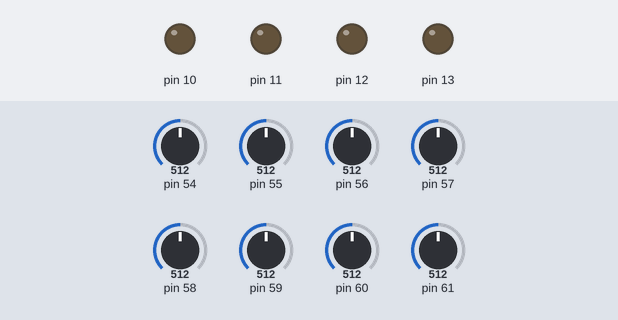
Bench run of a sketch on a simulated Arduino Uno, built for the host (arithmetic inside an expression is 32-bit, double 64-bit). On the bench: output pins drawn as LEDs (lit = HIGH). The test bench sets the inputs (shaded band); at power-on: pin 54 = 512, pin 55 = 512, pin 60 = 512, pin 56 = 512, pin 57 = 512, pin 58 = 512, pin 59 = 512, pin 61 = 512. What the sketch prints to the serial monitor is not drawn.

Above: at 3.8 s.
3.9 s: pin 54 set to 208
5.4 s: pin 54 set to 183
At 6.6 s:
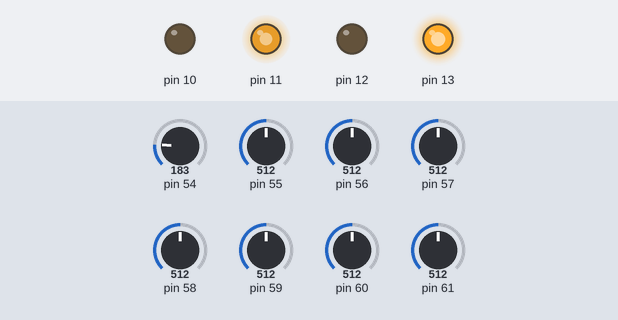
6.9 s: pin 55 set to 217
8.4 s: pin 55 set to 188
At 9.0 s:
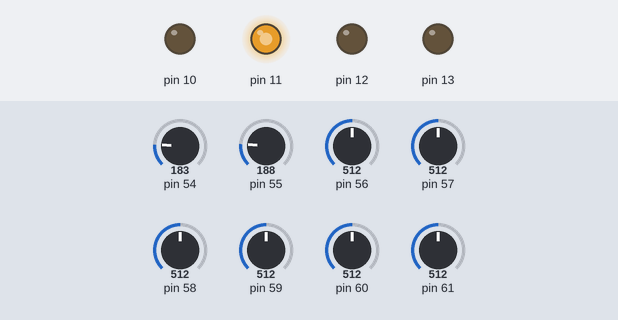
9.9 s: pin 55 set to 210
At 11.1 s:
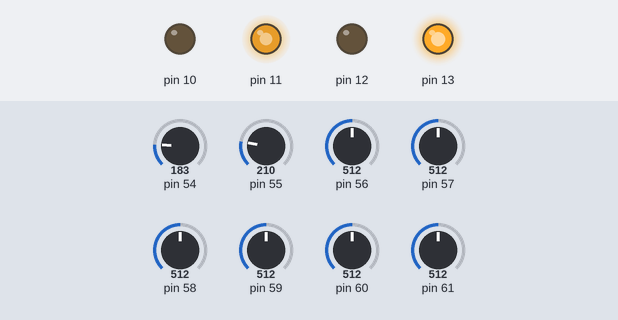
11.4 s: pin 60 set to 217
12.9 s: pin 60 set to 183
At 13.7 s:
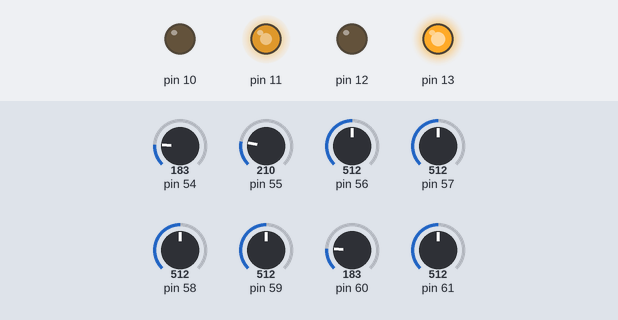
Timing chart, 0 to 15.4 s (numbered marks = the images above; inputs shaded):
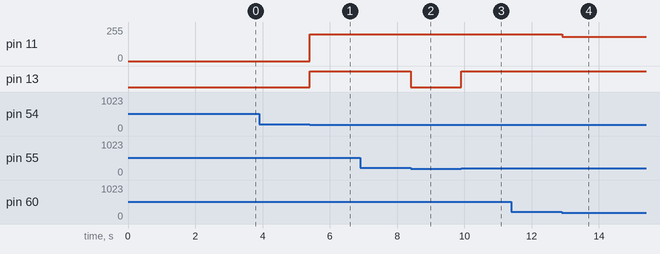

The sketch:

PDFollower.ino
```cpp
#include "LineFollower.h"
#include <SoftwareSerial.h>


using namespace pdlf;

byte s[] = { 54, 55, 56, 57, 58, 59, 60, 61 };
byte lm[] = { 11, 10 };
byte rm[] = { 13, 12 };
//Put m for mega
// and u for uno
char mcu = 'm';

Robot robot(lm, rm, s, 8 , mcu);

void setup()
{
	Serial.begin(9600);
	robot.printAnalog();
	//robot.initializeComponents();
	robot.updateWeightedValue();
	robot.generateWeight(8);
	robot.printWeight();
	robot.printDigital();
	robot.printWeightedValue();

}

void loop()
{
	/*
	Serial.println("----------------------");
	robot.printWeightedValue();
	Serial.println("\n--------------------");
	Serial.println();
	Serial.println();
	Serial.println(robot.weightedValueSum());
	*/
	//robot.pidLineFollow();
	//analogWrite(lm[0], 150);
	//analogWrite(lm[1], 0);
	//analogWrite(rm[0], 150);
	//analogWrite(rm[1], 0);
/// Setting constants on the go
        if (robot.bluetooth->available()){
          float kp = robot.bluetooth->parseFloat();
          float kd = robot.bluetooth->parseFloat();

          robot.setKd(kd);
          robot.setKp(kp);
        }

	robot.pdLineFollow();

}
```

LineFollower.cpp
```cpp
#include "LineFollower.h"

//Setting inverted logic false
bool pdlf::Robot::inverted_logic = false;

//Setting the default threshold value

size_t pdlf::Robot::THRESHOLD = 200;

//Setting global speed

int pdlf::Robot::global_speed = 200; //was 150

//Initializing components
void pdlf::Robot::initializeComponents(void)
{
	for (int i = 0; i < sensor_number; i++){
		pinMode(sensor_pin[i], INPUT);
	}

	for (int i = 0; i < 2; i++){
		pinMode(left_motor[i], OUTPUT);
		pinMode(right_motor[i], OUTPUT);
	}
}

//Returns number of sensor
byte pdlf::Robot::sensorNumber(void) const
{
	return Robot::sensor_number;
}

//Robot constructor
pdlf::Robot::Robot(byte *lm, byte *rm, byte *s, byte num_sensor, char mcu)
{
	//Setting motor pins
	for (int i = 0; i < 2; i++){
		left_motor[i] = lm[i];
		right_motor[i] = rm[i];
	}

	if (mcu == 'u' && num_sensor > 6) sensor_number = 6;
	if (mcu == 'm' && num_sensor > 16) sensor_number = 16;

	sensor_number = num_sensor;

	//Allocating memory
	sensor_pin = new byte[sensor_number];
	weight = new int[sensor_number];
	s_analog_reading = new int[sensor_number];
	s_digital_reading = new byte[sensor_number];
	weighted_value = new int[sensor_number];

	for (int i = 0; i < sensor_number; i++){
		sensor_pin[i] = s[i];
	}

	initializeComponents();

	error = 0;


	kd = 1.0; //was 0
	kp = 18.0; //was 10

  //Initializing bluetooth
  bluetooth = new SoftwareSerial(50, 51);
  bluetooth->begin(9600);
  bluetooth->println("Begin Transmission");
  Serial.begin(9600);
}

void pdlf::Robot::run(int left_speed, int right_speed, Robot::dir left_dir, Robot::dir right_dir)
{
	if (left_dir == Forward && right_dir == Forward){
		analogWrite(left_motor[0], left_speed);
		analogWrite(left_motor[1], 0);
		analogWrite(right_motor[0], right_speed);
		analogWrite(right_motor[1], 0);
	}

	else if (left_dir == Backward && right_dir == Backward){
		analogWrite(left_motor[0], 0);
		analogWrite(left_motor[1], left_speed);
		analogWrite(right_motor[0], 0);
		analogWrite(right_motor[1], right_speed);
	}

	else run(Nowhere);
}

void pdlf::Robot::run(int left_speed, int right_speed, dir direction){
	if (direction == Clockwise){
		analogWrite(left_motor[0], left_speed);
		analogWrite(left_motor[1], 0);
		analogWrite(right_motor[0], 0);
		analogWrite(right_motor[1], right_speed);
	}
	else if (direction == AntiClockwise){
		analogWrite(left_motor[1], left_speed);
		analogWrite(left_motor[0], 0);
		analogWrite(right_motor[0], right_speed);
		analogWrite(right_motor[1], 0);
	}

	else if (direction == Right){
		analogWrite(left_motor[0], left_speed);
		analogWrite(left_motor[1], 0);
		analogWrite(right_motor[0], 0);
		analogWrite(right_motor[1], 0);
	}

	else if (direction == Left){
		analogWrite(left_motor[0], 0);
		analogWrite(left_motor[1], 0);
		analogWrite(right_motor[0], right_speed);
		analogWrite(right_motor[1], 0);
	}
	else if (direction == BackwardLeft){
		analogWrite(left_motor[0], 0);
		analogWrite(left_motor[1], left_speed);
		analogWrite(right_motor[0], 0);
		analogWrite(right_motor[1], 0);
	}

	else if (direction == BackwardRight){
		analogWrite(left_motor[0], 0);
		analogWrite(left_motor[1], 0);
		analogWrite(right_motor[0], 0);
		analogWrite(right_motor[1], right_speed);
	}

	else run(Nowhere);
}

void pdlf::Robot::run(dir direction){

	for (int i = 0; i < 2; i++){
		analogWrite(left_motor[i], 0);
		analogWrite(right_motor[i], 0);
	}

}

void pdlf::Robot::updateAnalogRead(void)
{
	for (int i = 0; i < sensor_number; i++){
		s_analog_reading[i] = analogRead(sensor_pin[i]);
	}
}

void pdlf::Robot::updateDigitalRead(void)
{
	updateAnalogRead();
	if (!inverted_logic){
		for (int i = 0; i < sensor_number; i++){
			if (s_analog_reading[i] > THRESHOLD) s_digital_reading[i] = 1;
			else s_digital_reading[i] = 0;
		}
	}
	else {
		for (int i = 0; i < sensor_number; i++){
			if (s_analog_reading[i] < THRESHOLD) s_digital_reading[i] = 1;
			else s_digital_reading[i] = 0;
		}
	}
}


void pdlf::Robot::printAnalog(byte short_del, int long_del){
	updateAnalogRead();
	Serial.println("************* SENSOR ANALOG VALUE BEGIN **********");
	for (int i = 0; i < sensor_number; i++){
		Serial.println("sensor [" + String(i) + "] = " + String(s_analog_reading[i]));
		delay(short_del);
	}
	Serial.println("\n ************* SENSOR ANALOG VALUE END*************");
	delay(long_del);
}

void pdlf::Robot::printDigital(byte del)
{
	updateDigitalRead();
	Serial.println("----------- begin ----------");
	for (int i = 0; i < sensor_number; i++) Serial.print(String(s_digital_reading[i]) + " ");
	Serial.println("\n----------- end ------------");
	delay(del);
}

void pdlf::Robot::generateWeight(int s){

	int n = int(floor(s / 2));
	Serial.println(n);
	if (s % 2 == 0){
		int index = 0;
		for (int i = -n; i < 0; i++, index++) weight[index] = i;
		for (int i = 1; i <= n; i++, ++index) weight[index] = i;
	}
	else if (s%2 != 0) {
		int index = 0;
		for (int i = -n; i <= 0; i++, index++) weight[index] = i;
		for (int i = 1; i <= n; i++, index++)
			weight[index] = i;
	}
}

void pdlf::Robot::printWeight(void)
{
	Serial.println("-------- weight begin ---------");
	for (int i = 0; i < sensor_number; i++){
		Serial.print(String(weight[i]) + " ");
	}
	Serial.println("\n ------- weight end ----------");
}

void pdlf::Robot::updateWeightedValue(void)
{
	updateDigitalRead();
	for (int i = 0; i < sensor_number; i++){
		weighted_value[i] = weight[i] * s_digital_reading[i];
	}
}

void pdlf::Robot::printWeightedValue(void)
{
	updateWeightedValue();
	Serial.println("-------- weighted value ------");
	for (int i = 0; i < sensor_number; i++){
		Serial.print(String(weighted_value[i]) + " ");
	}
	Serial.println("\n------ end weighted value ------");
}

int pdlf::Robot::weightedValueSum(void)
{
	updateWeightedValue();
	int x = 0;
	for (int i = 0; i < sensor_number; i++){
		x += weighted_value[i];
	}
	return x;
}

void pdlf::Robot::pdLineFollow(void)
{
	int perfect_value = 2;

	previous_error = error;
	error = perfect_value - weightedValueSum();

	int first_weighted_position = positionTracker();
	int second_weighted_position = positionTracker();

	if (first_weighted_position != second_weighted_position) bluetooth->println(second_weighted_position);

  //Added new lines to print weighted value to bluetooth
  //works but slow bluetooth->println(sum_of_weighted_value);

  //bluetooth->println(weightedValueSum());

	double add_value = kp * error + kd * (previous_error - error);

	//Data normalization
	if (add_value > global_speed) add_value = global_speed;
	if (add_value < -1 * global_speed) add_value = -1 * global_speed;

	if (add_value == 0.0) run(global_speed, global_speed, Forward, Forward);

	else if (add_value < 0.0){
		run(global_speed, global_speed + add_value, Forward, Forward);
	}

	else if (add_value > 0.0){
		run(global_speed - add_value, global_speed, Forward, Forward);
	}

  //Print stops to stop collecting data
    int count = 1;
	while (weightedValueSum() == 0){
    count--;
    if (count == 0){
      bluetooth->println("stop");
    }
		run(Nowhere);
	}

}

//Returns the numeric value of the position of the sensor array and hence position of the robot

int pdlf::Robot::positionTracker(void)
{
	updateDigitalRead();
	int active_sensors = 0;
	int weighted_reading = 0;
	for (int i = 0; i < sensorNumber() ; i++){
		weighted_reading += s_digital_reading[i] * i * 10;
		if (s_digital_reading[i] == 1) active_sensors++;
	}
	if (weighted_reading) return weighted_reading / active_sensors;
	else return 0;
}
```

LineFollower.h
```cpp
// (licence header left out)
#include <Arduino.h>
#include <math.h>
#include <SoftwareSerial.h>


#ifndef LINEFOLLOWER_H
#define LINEFOLLOWER_H

namespace pdlf{
	class Robot{

	private:
		//Arrays for motors
		byte left_motor[2];
		byte right_motor[2];

		//Pointer variable for sensor pins
		byte *sensor_pin;

		//analog values of sensors
		int *s_analog_reading;
		//Applying threshold to convert analog values into digital
		byte *s_digital_reading;

		//Variable for holding number of sensors
		byte sensor_number;

		//Sensor weights, size depends on the number of sensors
		int *weight;

		//Weighted value pointer
		int *weighted_value;

		//constant kp and kd
		double kp, kd;

		//Active sensor number
		size_t active_sensors;

		//Error and previous error variable
		double error, previous_error;


	public:
                      SoftwareSerial *bluetooth;

		/*
			[Constructor]
			DESCRIPTION:
			===========
			Initializes everything
		*/

		Robot(byte *lm, byte *rm, byte *s, byte num_sensor, char mcu);


		/*
		DESCRIPTION:
		============
		Additional helper variable to distinguish between white and black line

		inverted_logic = true ---> white line, other surroundings
		inverted_logic = false ---> black line
		, other surroundings

		ASSUMPTION:
		============
		Analog IR sensor gives higher values on black surface

		DEFAULT VALUE:
		==============
		false

		SETTER STATEMENT:
		-----------------
		pdlf::Robot::inverted_logic = true;
		*/
		static bool inverted_logic;

		/*
		DESCRIPTION:
		==============
		Threshold variable for converting analog values into digital [1/0]

		DEFAULT VALUE:
		==============
		200

		SETTER STATEMENT:
		==================
		pdlf::Robot::THRESHOLD  = value;

		*/

		static size_t THRESHOLD;


		/*
			DESCRIPTION:
			============
			Function for printing analog values of sensors

			ARGUMENTS:
			==========
			byte val1, byte val2
			val1 ------> short dalay, how much  the program will be delayed to print a value of an individual sensor

			val2 ----> long delay, how much much the program will be delayed after printing all analog values of the sensors

			DEFAULT ARGUMENT:
			=================
			val1 ---------> 100ms
			val2 ---------> 1500ms [1.5s]

			REQUIREMENTS:
			=============
			Must initialize Serial

			SAMPLE OUTPUT:
			=============
			*********** SENSOR ANALOG VALUE BEGIN ************
			sensor[0] = 100
			sensor[1] = 120
			...............
			*********** SENSOR ANALOG VALUE END **************

		*/


		void printAnalog(byte sdel = 100, int ldel = 1500);

		/*
		DESCRIPTION:
		===========

		Static variable for storing global speed of motor

		*/

		static int global_speed;


		/*
			DESCRIPTION:
			=================
			Function for printing digital values of the sensors

			PRINTING FLOW:
			================
			From left pins to right pins

			ARGUMENT:
			=========
			byte val

			DEFAULT ARGUMENT:
			================
			val ----------> 200ms

			how much the program will be delayed after printing all digital values in a row

			REQUIREMENTS:
			=============
			Must Initialize Serial

			SAMPLE OUTPUT:
			==============
			------------begin----------------------
			00001110
			--------------end----------------------
		*/

		void printDigital(byte del = 200);

		/*
		DESCRIPTION:
		============
		Returns number of sensor
		*/
		byte sensorNumber(void) const;

		/*
		DESCRIPTION:
		============
		Sets motors as outputs and sensors as inputs
		*/
		void initializeComponents(void);

		/*
		Enumeration for directions
		*/
		enum dir {Forward, Backward, Left, Right, Clockwise, AntiClockwise, BackwardLeft, BackwardRight ,Nowhere};
		dir Direction;

		/*

		DESCRIPTION:
		============
		Motor driving functions to meet your needs. Directions are described here.

		[Left arrow for left motor and right arrow for right motor, left and right motors are defined when the robot is faced towards forward]

		Forward: ↑ ↑
		Backward: ↓ ↓
		Left: . ↑
		Right: ↑ .
		BackwardLeft: . ↓
		BackwardRight: ↓ .
		Clockwise: ↑ ↓
		AntiClockwise: ↓ ↑
		Nowhere: . .

		*/
		void run(int left_speed, int right_speed, dir left_direction, dir right_direction);
		void run(int left_speed, int right_speed, dir rotation_direction);
		void run(dir direction = Nowhere);

		/*
		 DESCRIPTION:
		 ===========
		 Setter functions for setting values of kp and kd
		*/

		void setKp(double p)  { kp = p; }
		void setKd(double d)  { kd = d; }

		/*
		DESCRIPTION:
		============
		Fetch functions for getting values of kp and kd
		*/
		double Kp (void) const { return kp; }
		double Kd	(void) const	{ return kd; }

		/*
		DESCRIPTION:
		============
			When the functions are called they update sensor readings,
			updateAnalogRead reads analog values and put in the s_analog_reading array
			updateDigitalRead calls updateAnalogRead but then it converts the analog values into digital depending on the value of THRESHOLD

			updateWeightedValue updates the weighted_value array by multiplying the weight and digital values
		*/
		void updateAnalogRead(void);
		void updateDigitalRead(void);
		void updateWeightedValue(void);
		int weightedValueSum(void);

		/*
			DESCRIPTION:
			===========
			Generates weight depending on the number of sensors:
			let's say number of sensors are 7, so 7/2 = 3.5 then take it as 3
			For odd number of sensors: -3, -2, -1, 0, 1, 2, 3
			For even number of sensors: -3, -2, -1, 1, 2, 3
		*/

		void generateWeight(int n);

		/*
			DESCRIPTION:
			===========
			Prints weight

			OUTPUT SAMPLE:
			=============
			If the number of sensor is 8:
			-4	-3	-2	-1	1	2	3	4
			If the number of sensor is 7:
			-3	-2	-1	0	1	2	3

			REQUIREMENTS:
			=============
			Must initialize Serial

		*/

		void printWeight(void);
		/*
			DESCRIPTION:
			============
			Prints weighted value
			Weighted value = digital_reading * corresponding weight;

			OUTPUT SAMPLE:
			==============
			If the digital values are: 011100
			Weighted value: 0	-2	-1	1	0	0
			*/

		void printWeightedValue(void);

		/*
			DESCRIPTION:
			============
			Takes kp and kd as input and calculate error
		*/

		void pdLineFollow(void);

    /*
      DESCRIPTION:
      ===========
      Added new functions for line tracing capability
    */

		int positionTracker(void);


	};
}

#endif
```

Measured:
- the behaviour switches between 201 and 200 on pin 54 (found by bisection; images 0 and 1)
- the behaviour switches between 201 and 200 on pin 55 (found by bisection; images 1 and 2)
- after the input at 3.9 s, every drawn part: stays the same
- after the input at 5.4 s, pin 11: 0/255 → 200/255 at once; pin 13: LOW → HIGH at once
- after the input at 6.9 s, every drawn part: stays the same
- after the input at 8.4 s, pin 13: HIGH → LOW at once
- after the input at 9.9 s, pin 13: LOW → HIGH at once
- after the input at 11.4 s, every drawn part: stays the same
- after the input at 12.9 s, pin 11: 200/255 → 182/255 at once
